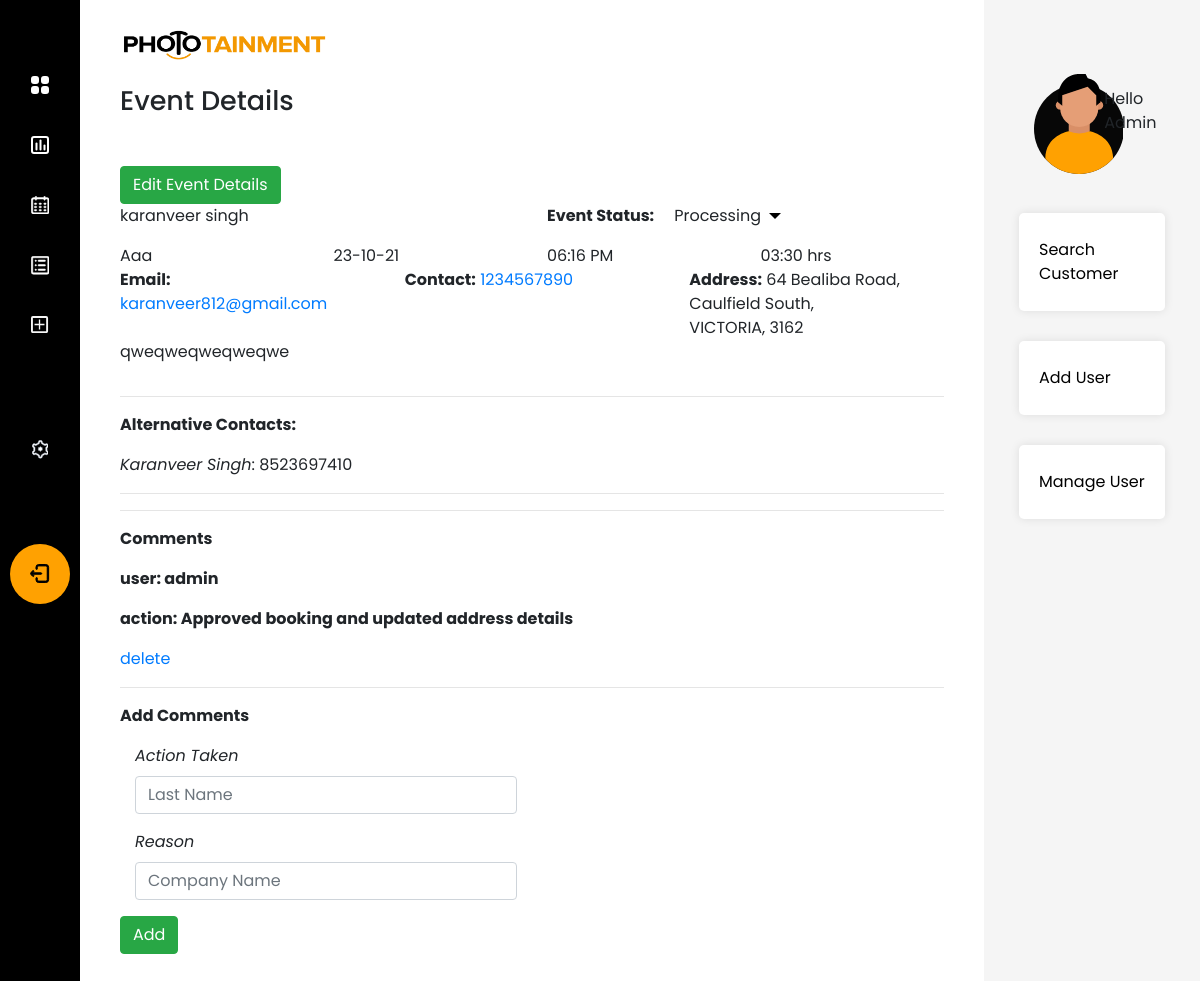
Page /phototainment/view_booking/4 (signed in) on the committed database.
### app/models.py (models this page shows)
class Client(db.Model):
    __tablename__ = "client"
    client_id = db.Column(db.Integer, primary_key=True)
    client_first_name = db.Column(db.String(50), nullable=False)
    client_last_name = db.Column(db.String(50), nullable=False)
    client_email = db.Column(db.String(50), nullable=False)
    company_name = db.Column(db.String(50), nullable=False)
    primary_contact = db.Column(db.String(10), nullable=False)
    events = relationship("Event", back_populates="client")

class EventStatus(db.Model):
    __tablename__ = "event_status"
    status_id = db.Column(db.Integer, primary_key=True)
    status = db.Column(db.String(50), unique=True, nullable=False)
    events = relationship("Event", back_populates="status")

class Event(db.Model):
    __tablename__ = "event_booking"
    booking_id = db.Column(db.Integer, primary_key=True)
    event_name = db.Column(db.String(50), nullable=True)
    lead_date = db.Column(db.DateTime, nullable=False)
    event_date = db.Column(db.DateTime, nullable=False)
    duration = db.Column(db.Time, nullable=False)
    start_time = db.Column(db.Time, nullable=False)
    additional_information = db.Column(db.String(200), nullable=True)
    contacts = relationship("BookingContacts", back_populates="booking")
    comment = relationship("Comment", back_populates="booking")
    venue_id = db.Column(db.Integer, db.ForeignKey("event_venue.venue_id"), nullable=True)
    venue = relationship("EventVenue", back_populates="booking")
    user_id = db.Column(db.Integer, db.ForeignKey("user.id"), nullable=False)
    user = relationship("User", back_populates="events")
    type_id = db.Column(db.Integer, db.ForeignKey("event_type.type_id"), nullable=False)
    type = relationship("EventType", back_populates="events")
    status_id = db.Column(db.Integer, db.ForeignKey("event_status.status_id"), nullable=False)
    status = relationship("EventStatus", back_populates="events")
    client_id = db.Column(db.Integer, db.ForeignKey("client.client_id"), nullable=False)
    client = relationship("Client", back_populates="events")

class EventVenue(db.Model):
    __tablename__ = "event_venue"
    venue_id = db.Column(db.Integer, primary_key=True)
    street_address = db.Column(db.String(50), nullable=False)
    suburb = db.Column(db.String(50), nullable=False)
    state = db.Column(db.String(3), nullable=False)
    post_code = db.Column(db.Integer, nullable=False)
    booking = relationship("Event", back_populates="venue")

class ContactDetails(db.Model):
    __tablename__ = "phone_details"
    phone_id = db.Column(db.Integer, primary_key=True)
    contact_name = db.Column(db.String(50), nullable=False)
    mobile_number = db.Column(db.String(50), nullable=False)
    contacts = relationship("BookingContacts", back_populates="phone_numbers")

class Comment(db.Model):
    comment_id = db.Column(db.Integer, primary_key=True)
    comment_action = db.Column(db.String(50), nullable=True)
    comment_reason = db.Column(db.String(50), nullable=True)
    booking_id = db.Column(db.Integer, db.ForeignKey("event_booking.booking_id"), nullable=False)
    booking = relationship("Event", back_populates="comment")
    user_id = db.Column(db.Integer, db.ForeignKey("user.id"), nullable=False)
    user = relationship("User", back_populates="comment")

class User(UserMixin, db.Model):
    __tablename__ = "user"
    id = db.Column(db.Integer, primary_key=True)
    username = db.Column(db.String(50), unique=True, nullable=False)
    password = db.Column(db.String(100), nullable=False)
    job_description = db.Column(db.String(50), nullable=False)
    role_id = db.Column(db.Integer, db.ForeignKey("user_role.role_id"), nullable=False)
    role = relationship("Role", back_populates="user")
    comment = relationship("Comment", back_populates="user")
    events = relationship("Event", back_populates="user")

### app/phototainment/views.py (the view)
@custom_bp.route('/view_booking/<booking_id>', methods=["GET", "POST"])
@login_required
@employee
def view_booking(booking_id):
    event = db.session.query(Event).filter_by(booking_id=booking_id).first()
    alt_contacts = db.session.query(BookingContacts).filter_by(booking_id=booking_id).all()
    contacts = {contact.phone_numbers.contact_name: contact.phone_numbers.mobile_number for contact in alt_contacts}
    status_form = ChangeStatus()
    comment_form = CommentForm()
    venue = ""
    if event.venue:
        venue = event.venue
    print(list(event.comment))
    return render_template('event-view.html',
                           event=event,
                           contacts=contacts,
                           event_venue=venue,
                           status_form=status_form,
                           comment_form=comment_form,
                           comments=event.comment)

### app/forms.py
class ChangeStatus(FlaskForm):
    status_processing = SubmitField("Waiting Approval")
    status_approved = SubmitField("Processing")
    status_in_process = SubmitField("On Going")
    status_Completed = SubmitField("Completed")
    status_canceled = SubmitField("Canceled")

class CommentForm(FlaskForm):
    comment_action = StringField("Action", validators=[validators.DataRequired("Please Enter")])
    comment_reason = StringField("Reason", validators=[validators.DataRequired("Please Enter")])
    add_comment = SubmitField("Add")

### app/models.py (called while the page is built)
@login_manager.user_loader
def load_user(user_id):
    return User.query.get(int(user_id))

### app/privilege.py (called while the page is built)
def employee(f):
    @wraps(f)
    def decorator_function(*args, **kwargs):
        if current_user.role_id == 2 or current_user.role_id == 1:
            return f(*args, **kwargs)
        else:
            return abort(403)
    return decorator_function

### app/phototainment/templates/event-view.html (shortened to what this page needs)
{% extends 'base.html' %}
{% import "bootstrap/wtf.html" as wtf %}
{% block page_head %}Event Details{% endblock %}
{% block navbar %}{% include 'sidebar.html' %}{% endblock %}
{% block content %}
<a href="#" class="btn btn-success">Edit Event Details</a>
<div class="row">
    <div class="col-6"><p>{{event.client.client_first_name}} {{event.client.client_last_name}}</p></div>
    <div class="col-6">
        <b class="float-left">Event Status:</b>
        <form action="{{ url_for('phototainment.status_comment', booking_id = event.booking_id) }}" method="POST"
              role="search" class="status-form">
            <div class="float-left">
                <div class="dropdown">
                    <span>{{ event.status.status }}</span>
                </div>
            </div>
        </form>
    </div>
</div>
<div class="row">
    <div class="col-3">{{event.event_name.title()}}</div>
    <div class="col-3">{{event.event_date.strftime("<span>%d-%m-%y</span>")|safe}}</div>
    <div class="col-3">{{event.start_time.strftime("%I:%M %p")|safe}}</div>
    <div class="col-3">{{event.duration.strftime("%I:%M")|safe}} hrs</div>
</div>
<div class="row">
    <div class="col-4"><b>Email:</b> <a href="mailto:{{event.client.client_email}}">{{event.client.client_email}}</a></div>
    <div class="col-4"><b>Contact:</b> <a href="tel:{{event.client.primary_contact}}">{{event.client.primary_contact}}</a></div>
    <div class="col-4"><b>Address:</b>
        {% if event_venue: %}
        {{event_venue.street_address}},
        <p class="m-0">{{event_venue.suburb.title()}},</p>
        <p class="m-0">{{event_venue.state.upper()}}, {{event_venue.post_code}}</p>
        {% else %}
        <p class="m-0"><b>Yet to be approved</b></p>
        {% endif %}
    </div>
</div>
<div class="row">
    <div class="col-12 additional-information">{{event.additional_information | safe}}</div>
</div>
<hr>
<p><b>Alternative Contacts:</b></p>
{% if contacts: %}
{% for contact in contacts %}
<p><em>{{contact}}</em>: {{contacts[contact]}}</p>
{% endfor %}
{% else %}
<p><b>Secondary contacts not provided</b></p>
{% endif %}
<hr>
<hr>
<p><b>Comments</b></p>
{% for comment in comments %}
<p><b>user: {{ comment.user.username }}</b></p>
<p><b>action: {{ comment.comment_action }}</b></p>
{% if current_user.role.role_id == 1 %}
<p><a href="{{ url_for('phototainment.delete_comment', comment_id=comment.comment_id) }}">delete</a></p>
{% endif %}
<hr>
{% endfor %}
<p><b>Add Comments</b></p>
<form action="{{ url_for('phototainment.add_comment', booking_id = event.booking_id) }}" method="POST" role="form"
      class="comment-form">
    <div class="form-group required col-6 form-cell">
        <label class="control-label" for="comment_action"><em>Action Taken</em></label>
        {{
        comment_form.comment_action(class="form-control",id="comment_action",required="required",type="text",value="",
        placeholder="Last Name") }}
    </div>
    <div class="form-group required col-6 form-cell">
        <label class="control-label" for="company_name"><em>Reason</em></label>
        {{ comment_form.comment_reason(class="form-control",id="comment_reason",type="text",value="",
        placeholder="Company Name") }}
    </div>
    {{ comment_form.add_comment(class="btn btn-success") }}
</form>
{% endblock %}
{% block side_bar %}{% include 'right-bar.html' %}{% endblock %}

### app/templates/right-bar.html
<div class="right-bar col-xl-2 col-lg-3 col-md-3">
    <div class="row py-4 greeting-outer">
        <div class="col-lg-7 greeting-img">
            <img src="{{ url_for('static', filename='img/user.png') }}" alt="user"/>
        </div>
        <div class="col-lg-5 text-left greeting-txt">
            <p class="m-0">Hello</p>
            <p class="m-0">{{ current_user.username.title() }}</p>
        </div>
    </div>
    <div class="row">
        <div class="bar-quick-links col-12 p-0">
            <ul>
                <li><a href="#">Search Customer</a></li>
                {% if current_user.role.role_id == 1 %}
                <li><a href="{{ url_for('phototainment.register') }}">Add User</a></li>
                <li><a href="{{ url_for('phototainment.manage_user') }}">Manage User</a></li>
                {% endif %}
            </ul>
        </div>
    </div>
</div>

### app/static/css/style.css (style rules this page uses)
body { font-family: 'Poppins', sans-serif; background: #343434; }
.right-bar { background: #F5F5F5; padding:50px; min-width: 18%; }
.greeting-txt { padding: 9% 0; }
.bar-quick-links ul { margin: 0; padding: 0; width: 100%; float: left; list-style: none; }
.bar-quick-links ul li { margin: 15px 0; width: 100%; float: left; }
.bar-quick-links ul li a { padding: 25px 20px; background: #fff; width: 100%; box-shadow: 0 0 10px rgba(0, 0, 0, 0.1); float: left; color: #000; border-radius: 5px; }
.dropdown { position: relative; display: inline-block; padding: 0 20px; }
.dropdown::after { content: ""; width: 0; height: 0; position: absolute; right: 0; top: 50%; margin-top: -3px; border-width: 6px 6px 0 6px; border-style: solid; border-color: #000 transparent; }

### rows in the picture
Client: client.client_first_name "karanveer", client.client_last_name "singh", client.client_email "karanveer812@gmail.com", client.primary_contact "1234567890"
EventStatus: status.status "Processing"
Event: event_name "Aaa", event_date "23-10-21", start_time "06:16 PM", duration "03:30", additional_information "qweqweqweqweqwe"
EventVenue: street_address "64 Bealiba Road", suburb "Caulfield South", state "VICTORIA", post_code "3162"
ContactDetails: contact_name "Karanveer Singh", contact_name.mobile_number "8523697410"
Comment: user.username "admin", comment_action "Approved booking and updated address details"
User: username "Admin"
